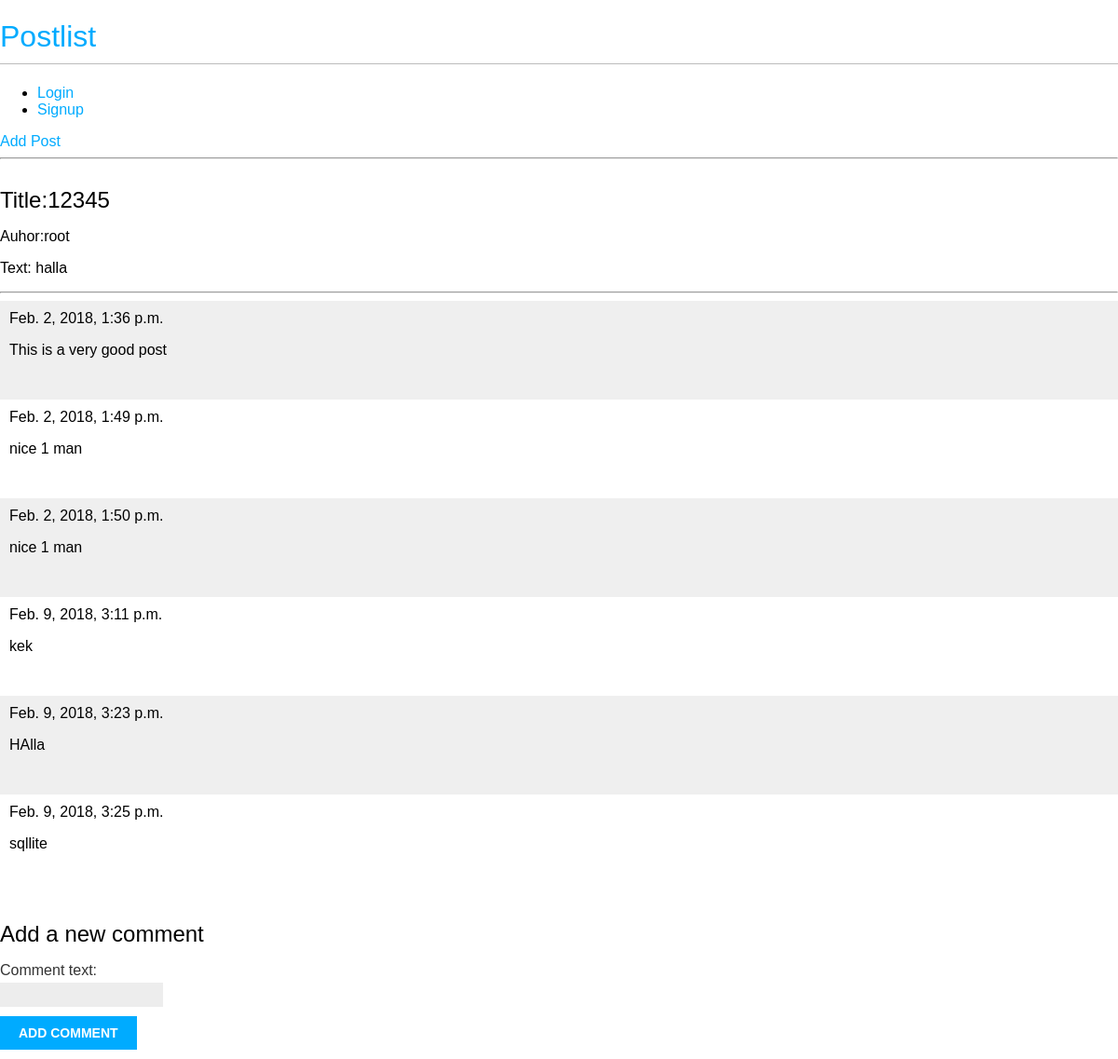
Screenshot of /details/19/ with the database file from the repository.
### blog/models.py (models this page shows, shortened)
@python_2_unicode_compatible  # only if you need to support Python 2
class Post(models.Model):
    STATUS_CHOICES = (
        ('draft', 'Draft'),
        ('published', 'Published'),
    )
    title = models.CharField(max_length=250)
    slug = models.SlugField(max_length=250, unique_for_date='publish')
    author = models.ForeignKey(User, related_name='blog_posts')
    body = models.TextField()
    publish = models.DateTimeField(default=timezone.now)
    created = models.DateTimeField(auto_now_add=True)
    updated = models.DateTimeField(auto_now=True)
    status = models.CharField(max_length=10, choices=STATUS_CHOICES, default='draft')
    class Meta:
        ordering = ('-publish',)

class Comments(models.Model):
	comment_text = models.CharField(max_length=200)
	time_of_comment = models.DateTimeField(default=timezone.now)
	post = models.ForeignKey(Post, related_name='blog_comments')

### blog/views.py (the view)
# urls.py: url(r'details/(?P<id>[0-9]+)/$', views.blog_detail, name="detail"),
def blog_detail(request, id):
	blog = Post.objects.get(id=id)
	comments = Comments.objects.filter(post=blog)
	if request.method == 'POST':
		print 'request.POST', request.POST
		comment_form = CommentForm(data=request.POST)
		print '1'
		if comment_form.is_valid():
			print '2'
			new_comment = comment_form.save(commit=False)
			print '3'
			new_comment.post = blog
			print '4'
			new_comment.save()
			print '5'
	else:
		comment_form = CommentForm()
	return render(request, 'blog/blog_detail.html', {'blog':blog, 'comments':comments, 'comment_form':comment_form})

### blog/forms.py
class CommentForm(forms.ModelForm):
	class Meta:
		model = Comments
		fields = ['comment_text',]

### blog/templates/blog/blog_detail.html (shortened to what this page needs)
{% include 'partials/header.html' %}
<div class="blog_detail">
	<div class="blog">
		<h2>Title:{{blog.title}}</h2>
		<p>Auhor:{{blog.author}}</p>
		<p>Text: {{blog.body}}</p>
	</div>
</div>
<hr>
{% for comment in comments %}
    <div class="comment">
        <div class="date">{{ comment.time_of_comment }}</div>
        <p>{{ comment.comment_text }}</p> <br>
    </div>
{% empty %}
    <p>No comments here yet :(</p>
{% endfor %}
{% if new_comment %}
        <h2>Your comment has been added.</h2>
    {% else %}
        <h2>Add a new comment</h2>
        <form action="." method="post">
            {{ comment_form.as_p }}
            <p><input type="submit" value="Add comment"></p>
        </form>
{% endif %}
{% include 'partials/footer.html' %}

### blog/static/css/blog.css (style rules this page uses)
body { margin:0; padding:0; font-family:helvetica, sans-serif; }
h2 { font-weight:normal; margin:30px 0 0; }
label { float:left; clear:both; color:#333; margin-bottom:4px; }
input, textarea { clear:both; float:left; margin:0 0 10px; background:#ededed; border:0; padding:6px 10px; font-size:12px; }
input[type=submit] { font-weight:bold; background:#00abff; color:#fff; padding:10px 20px; font-size:14px; text-transform:uppercase; }
.comment { padding:10px; }
.comment:nth-child(even) { background:#efefef; }

### rows the page displays
Post: title "12345", author "root", body "halla"
Comments: time_of_comment "Feb. 2, 2018, 1:36 p.m.", comment_text "This is a very good post"
Comments: time_of_comment "Feb. 2, 2018, 1:49 p.m.", comment_text "nice 1 man"
Comments: time_of_comment "Feb. 2, 2018, 1:50 p.m.", comment_text "nice 1 man"
Comments: time_of_comment "Feb. 9, 2018, 3:11 p.m.", comment_text "kek"
Comments: time_of_comment "Feb. 9, 2018, 3:23 p.m.", comment_text "HAlla"
Comments: time_of_comment "Feb. 9, 2018, 3:25 p.m.", comment_text "sqllite"
